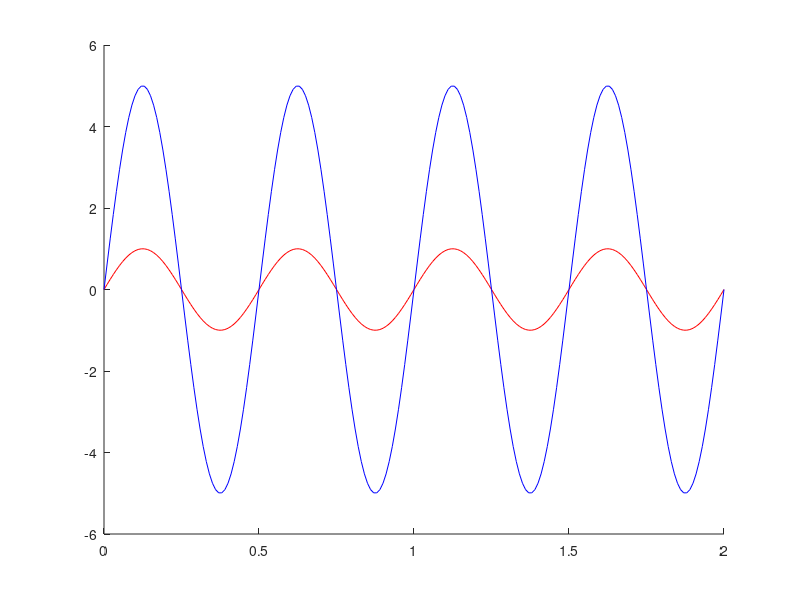

Write MATLAB code to recreate this figure.
T=100;
t=0:1/T:2;
y1=sin(2*pi*2*t);
hold on
plot(t,y1,'-r')
a=input('nilai pengali yang anda gunakan (>0)= ');
dB=20*(log10(a));
disp('Nilai dB = '), disp(dB)
y1_kuat=a*sin(2*pi*2*t);
hold on
plot(t,y1_kuat,'-b')
hold off
